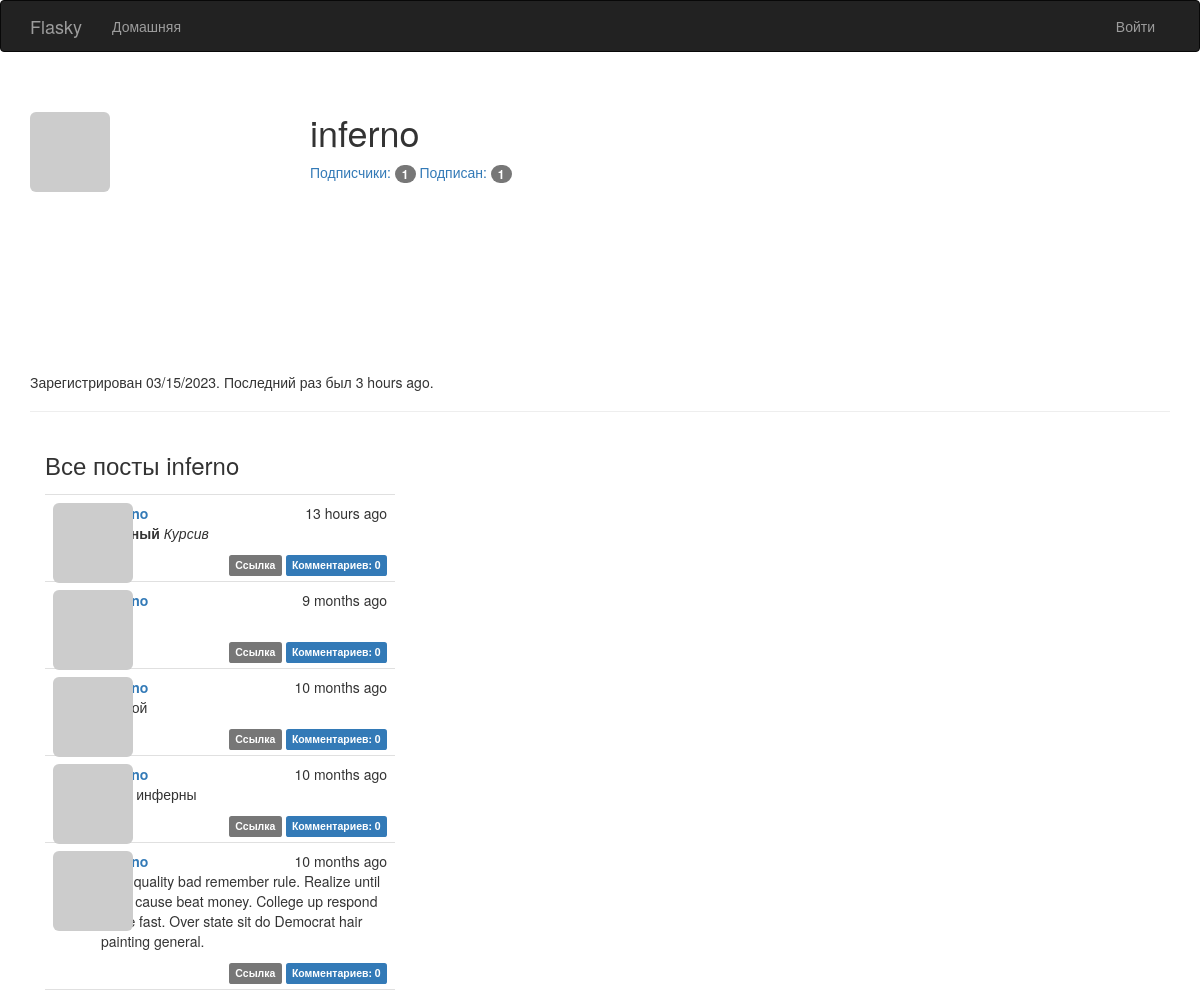
Screenshot of /user/inferno with the database file from the repository.
### app/models.py (models this page shows, shortened)
class User(UserMixin, db.Model):
    __tablename__ = 'users'
    id = db.Column(db.Integer, primary_key=True)
    email = db.Column(db.String(64), unique=True, index=True)
    username = db.Column(db.String(64), unique=True, index=True)
    password_hash = db.Column(db.String(128))
    role_id = db.Column(db.Integer, db.ForeignKey('roles.id'))
    confirmed = db.Column(db.Boolean, default=False)
    name = db.Column(db.String(64))
    location = db.Column(db.String(64))
    about_me = db.Column(db.Text())
    member_since = db.Column(db.DateTime(), default=datetime.utcnow)
    last_seen = db.Column(db.DateTime(), default=datetime.utcnow)
    avatar_hash = db.Column(db.String(32))
    posts = db.relationship('Post', backref='author', lazy='dynamic')
    comments = db.relationship('Comment', backref='author', lazy='dynamic')
    followed = db.relationship('Follow',
                               foreign_keys=[Follow.follower_id],
                               backref=db.backref('follower', lazy='joined'),
                               lazy='dynamic',
                               cascade='all, delete-orphan')
    followers = db.relationship('Follow',
                                foreign_keys=[Follow.followed_id],
                                backref=db.backref('followed', lazy='joined'),
                                lazy='dynamic',
                                cascade='all, delete-orphan')
    @property
    def password(self):
        raise AttributeError('password is not a readable attribute')
    def gravatar(self, size=100, default='identicon', rating='g'):
        if request.is_secure:
            url = 'https://secure.gravatar.com/avatar'
        else:
            url = 'http://secure.gravatar.com/avatar'
        hash = hashlib.md5(self.email.lower().encode('utf-8')).hexdigest()
        return f'{url}/{hash}?s={size}&d={default}&r={rating}'

class Post(db.Model):
    __tablename__ = 'posts'
    id = db.Column(db.Integer, primary_key=True)
    body = db.Column(db.Text)
    body_html = db.Column(db.Text)
    timestamp = db.Column(db.DateTime, index=True, default=datetime.utcnow)
    author_id = db.Column(db.Integer, db.ForeignKey('users.id'))
    comments = db.relationship('Comment', backref='post', lazy='dynamic')

### app/main/views.py (the view)
@main.route('/user/<username>')
def user(username):
    user = User.query.filter_by(username=username).first_or_404()
    posts = user.posts.order_by(Post.timestamp.desc()).all()
    return render_template('user.html', user=user, posts=posts)

### app/auth/views.py (called while the page is built)
@auth.before_app_request
def before_request():
    if current_user.is_authenticated:
        current_user.ping()
        if not current_user.confirmed \
                and request.blueprint != 'auth' \
                and request.endpoint != 'static':
            return redirect(url_for('auth.unconfirmed'))

### app/main/__init__.py (called while the page is built)
@main.app_context_processor
def inject_permissions():
    return dict(Permission=Permission)

### app/main/views.py (called while the page is built)
@main.after_app_request
def after_request(response):
    for query in get_debug_queries():
        if query.duration >= current_app.config['FLASKY_SLOW_DB_QUERY_TIME']:
            current_app.logger.warning(
                'Slow query: %s\nParameters: %s\nDuration: %fs\nContext: %s\n' %
                (query.statement, query.parameters, query.duration, query.context))
    return response

### app/models.py (called while the page is built)
    def can(self, permissions):
        return False

    def is_administrator(self):
        return False

### app/templates/user.html (shortened to what this page needs)
{% extends "base.html" %}
{% import "bootstrap/wtf.html" as wtf %}
{% block page_content %}
    <div class="page-header">
        <img class="img-rounded profile-thumbnail" src="{{ user.gravatar(size=256) }}">
        <div class="profile-header">
            <h1>{{ user.username }}</h1>
        <a href="{{ url_for('.followers', username=user.username) }}">
            Подписчики: <span class="badge">{{ user.followers.count() - 1 }}</span></a>
        <a href="{{ url_for('.followed_by', username=user.username) }}">
            Подписан: <span class="badge">{{ user.followed.count() - 1 }}</span></a>
            </div>
        <p>
            Зарегистрирован {{ moment(user.member_since).format('L') }}.
            Последний раз был {{ moment(user.last_seen).fromNow() }}.
        </p>
    </div>
    <div class="col-md-4">
        <h3>Все посты {{user.username}} </h3>
        {% include '_posts.html' %}
    </div>
{% endblock %}

### app/templates/base.html (shortened to what this page needs)
{% extends "bootstrap/base.html" %}
{% block head %}
{{ super() }}
<link rel="stylesheet" type="text/css" href="{{ url_for('static', filename='styles.css') }}">
{% endblock %}
{% block navbar %}
<div class="navbar navbar-inverse" role="navigation">
    <div class="container">
        <div class="navbar-header">
            <a class="navbar-brand" href="/">Flasky</a>
        </div>
        <div class="navbar-collapse collapse">
            <ul class="nav navbar-nav">
                <li><a href="/">Домашняя</a></li>
            </ul>
            <ul class="nav navbar-nav navbar-right">
                {% if current_user.is_authenticated %}
            <li class="dropdown">
            <a href="#" class="dropdown-toggle" data-toggle="dropdown">
            <img src="{{ current_user.gravatar(size=18) }}">
                &nbsp;{{ current_user.username }} <b class="caret"></b></a>
                    <ul class="dropdown-menu">
                        <li><a href="{{ url_for('main.user', username=current_user.username) }}">Профиль</a></li>
                        <li><a href="{{ url_for('auth.logout') }}">Выйти</a></li>
                    </ul></li>
                    {% else %}
                <li><a href="{{ url_for('auth.login') }}">Войти</a></li>
                {% endif %}
            </ul>
        </div>
    </div>
</div>
{% endblock %}
{% block content %}
<div class="container">
    {% block page_content %}{% endblock %}
</div>
{% endblock %}

### app/templates/_posts.html (shortened to what this page needs)
<ul class="posts">
    {% for post in posts %}
    <li class="post">
        <div class="profile-thumbnail">
            <a href="{{ url_for('.user', username=post.author.username) }}">
                <img class="img-rounded profile-thumbnail" src="{{ post.author.gravatar(size=40) }}">
            </a>
        </div>
        <div class="post-date">{{ moment(post.timestamp).fromNow() }}</div>
        <div class="post-author">
            <a href="{{ url_for('.user', username=post.author.username) }}">
            </a>
        </div>
       <div class="post-content">
        <div class="post-body">
            {% if post.body_html %}
                {{ post.body_html | safe }}
            {% else %}
                {{ post.body }}
        {% endif %}
        </div>
        <div class="post-footer">
            <a href="{{ url_for('.post', id=post.id) }}">
                <span class="label label-default">Ссылка</span></a>
            <a href="{{ url_for('.post', id=post.id) }}#comments">
                <span class="label label-primary">
                Комментариев: {{ post.comments.count() }}
                </span></a>
        </div>
</div>
    </li>
    {% endfor %}
</ul>

### app/static/styles.css (style rules this page uses)
.profile-thumbnail { position: absolute; }
.profile-header { min-height: 260px; margin-left: 280px; }
ul.posts { list-style-type: none; padding: 0px; margin: 16px 0px 0px 0px; border-top: 1px solid #e0e0e0; }
ul.posts li.post { padding: 8px; border-bottom: 1px solid #e0e0e0; }
div.post-date { float: right; }
div.post-author { font-weight: bold; margin-left: 48px; }
div.post-content { margin-left: 48px; min-height: 48px; }
div.post-footer { text-align: right; }

### rows the page displays
User: username "inferno", member_since "03/15/2023", last_seen "3 hours ago"
Post: timestamp "13 hours ago", body_html "Курсив", comments.count "0"
Post: timestamp "9 months ago", comments.count "0"
Post: timestamp "10 months ago", comments.count "0"
Post: timestamp "10 months ago", body_html "Пост инферны", comments.count "0"
Post: timestamp "10 months ago", body_html "High quality bad remember rule. Realize until push cause beat money. College up respond same fast. Over state sit do Democrat hair painting general.", comments.count "0"

### other values shown
{{ user.followers.count() - 1 }} "1"
{{ user.followed.count() - 1 }} "1"
